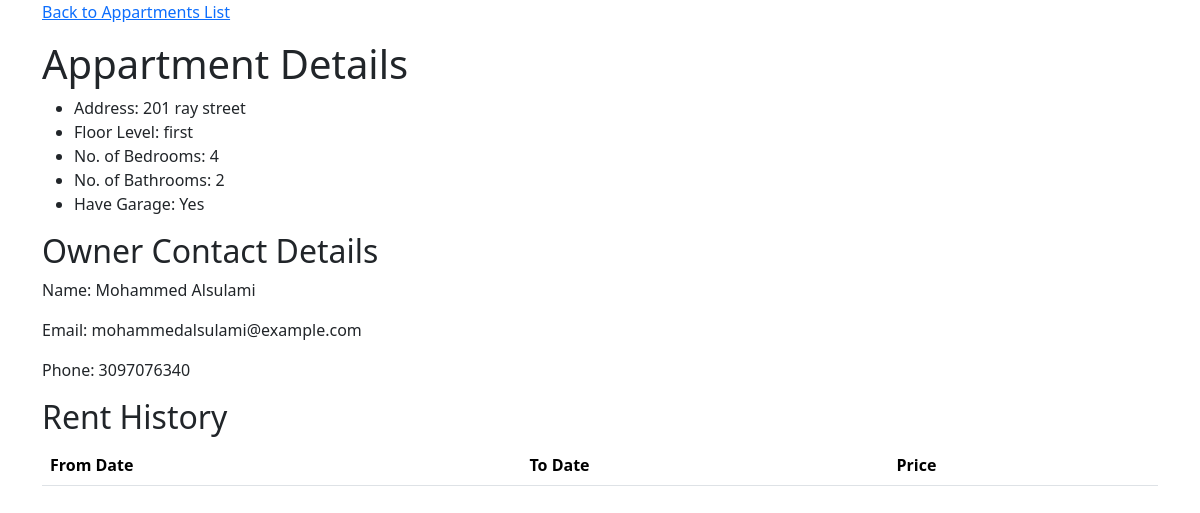
Screenshot of /appartments/18/view with the database file from the repository.
### tables this page shows
CREATE TABLE appartments (
    id INTEGER PRIMARY KEY AUTOINCREMENT,
    address TEXT NOT NULL,
    floor_level TEXT CHECK (floor_level IN ('first', 'second', 'third')) NOT NULL,
    number_of_bedrooms INTEGER,
    number_of_bathrooms INTEGER,
    does_have_garage BOOLEAN,
    user_id INTEGER,
    -- Foreign key constraint
    FOREIGN KEY (user_id) REFERENCES user(id)
    -- Indexing
    -- INDEX idx_appartments_address (address)
);

CREATE TABLE user (
    id INTEGER PRIMARY KEY AUTOINCREMENT,
    name TEXT NOT NULL,
    email TEXT NOT NULL UNIQUE,
    phone TEXT
    -- Indexing
     -- INDEX idx_user_name (name),
   -- INDEX idx_user_email (email)
);

### app.py (the view)
@app.route('/appartments/<int:id>/view')
def appartment_detail(id):
    cursor.execute("SELECT * FROM appartments WHERE id = ?", (id,))
    appartment = cursor.fetchone()
    owner_id = appartment['user_id']
    owner = None
    if owner_id:
        cursor.execute("SELECT * FROM user WHERE id = ?", (owner_id,))
        owner = cursor.fetchone()
    cursor.execute("SELECT * FROM rent_history WHERE appartment_id = ? ORDER BY id DESC", (id,))
    rent_history = cursor.fetchall()
    return render_template('appartment-detail.html', title="Appartment Detail", appartment=appartment, owner=owner, rent_history=rent_history)

### templates/appartment-detail.html (shortened to what this page needs)
<!DOCTYPE html>
<html lang="en">
  <head>
    <link
      rel="stylesheet"
      href="https://cdn.jsdelivr.net/npm/bootstrap@5.3.2/dist/css/bootstrap.min.css"
    />
  </head>
  <body>
    <div class="container">
      <p>
        <a href="/">Back to Appartments List</a>
      </p>
      <h1>Appartment Details</h1>
      <ul>
        <li>Address: {{ appartment.address }}</li>
        <li>Floor Level: {{ appartment.floor_level }}</li>
        <li>No. of Bedrooms: {{ appartment.number_of_bedrooms }}</li>
        <li>No. of Bathrooms: {{ appartment.number_of_bathrooms }}</li>
        <li>
          Have Garage: {{ "Yes" if appartment.does_have_garage else "No" }}
        </li>
      </ul>
      {% if owner %}
      <h2>Owner Contact Details</h2>
      <p>Name: {{ owner.name }}</p>
      <p>Email: {{ owner.email }}</p>
      <p>Phone: {{ owner.phone }}</p>
      {% endif %}
      <h2>Rent History</h2>
      <table class="table">
        <thead>
          <tr>
            <th>From Date</th>
            <th>To Date</th>
            <th>Price</th>
          </tr>
        </thead>
      </table>
    </div>
  </body>
</html>

### rows the page displays
appartments: address "201 ray street", floor_level "first", number_of_bedrooms "4", number_of_bathrooms "2", does_have_garage "Yes"
user: name "Mohammed Alsulami", email "mohammedalsulami@example.com", phone "3097076340"
